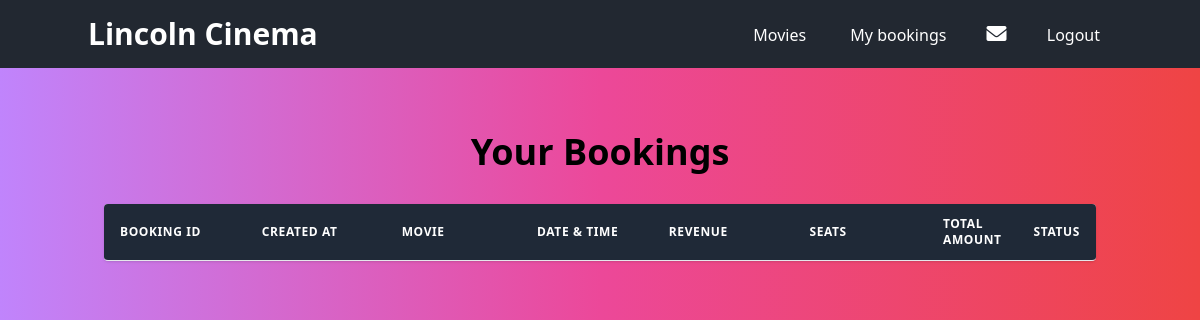
The app's page /bookings (signed in), older data.
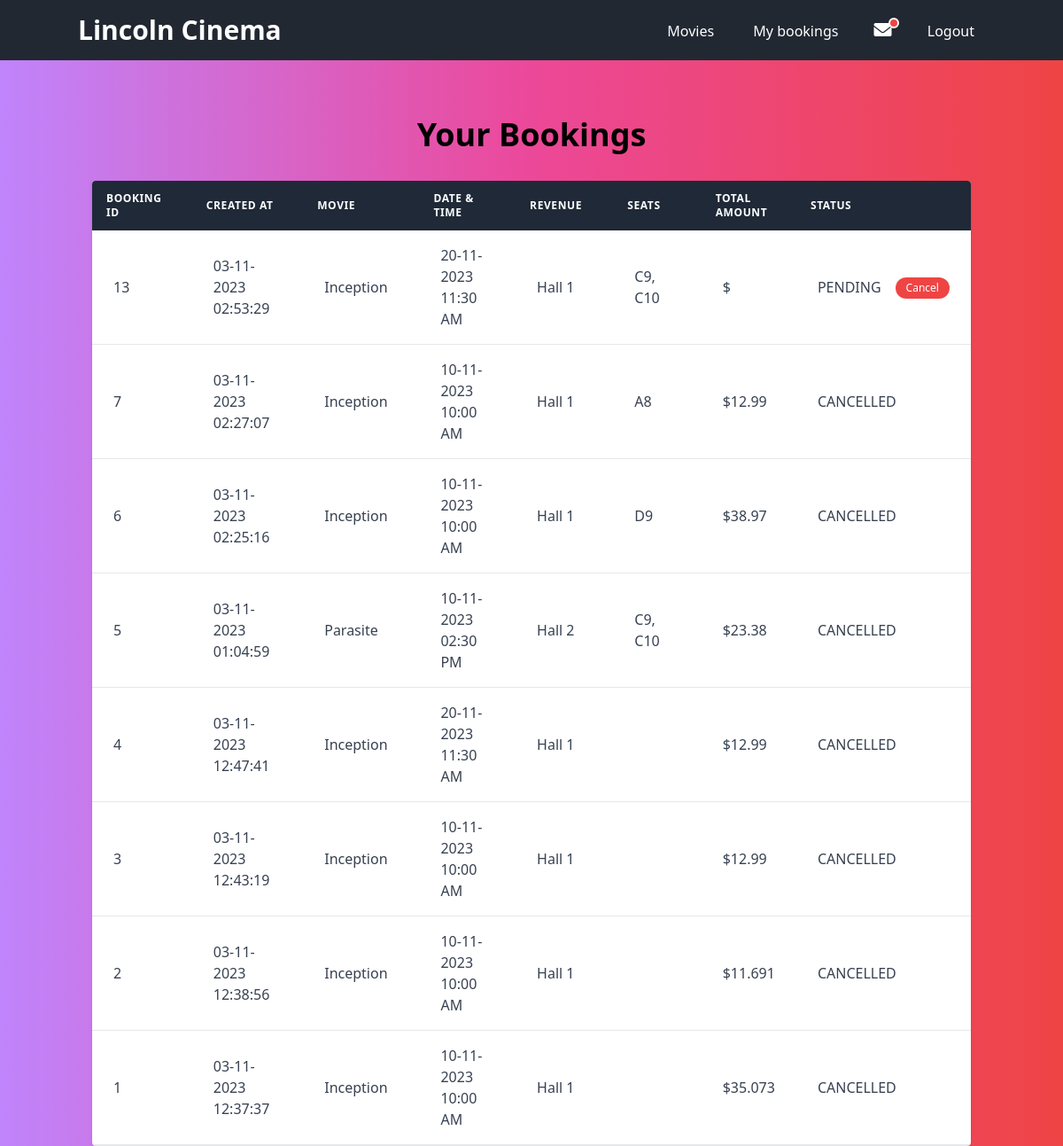
The same page, newer data.
### models/movieModel.py (models this page shows, shortened)
class Booking(db.Model):
    __tablename__ = 'bookings'
    id = db.Column(db.Integer, primary_key=True)
    userId = db.Column(db.Integer, db.ForeignKey("users.id"))
    user = relationship('User', back_populates='bookings')
    numberOfSeats = db.Column(db.Integer, nullable=False)
    createdOn = db.Column(db.DateTime, nullable=False)
    status = db.Column(db.Enum(BookingStatus), nullable=False)
    screeningId = db.Column(db.Integer, db.ForeignKey('screenings.id'))
    screening = relationship('Screening', back_populates='bookings')
    orderTotal = db.Column(db.Float, nullable=False)
    paymentId = db.Column(db.Integer, db.ForeignKey('payments.id'))
    payment = relationship('Payment', back_populates='booking', uselist=False)
    seats = relationship('CinemaHallSeat', backref='bookings')

class ScreeningValidationMixin:
    def isActiveScreening(self) -> bool:
        if self.status == ScreeningStatus.ACTIVE:
            return True
        return False

class Movie(db.Model, ScreeningValidationMixin):
    __tablename__ = 'movies'
    id = db.Column(db.Integer, primary_key=True)
    title = db.Column(db.String, nullable=False)
    language = db.Column(db.String)
    genre = db.Column(db.String)
    releaseDate = db.Column(db.DateTime)
    durationMins = db.Column(db.Integer)
    country = db.Column(db.String)
    description = db.Column(db.String)
    status = db.Column(db.Enum(MovieStatus), nullable=False, default=MovieStatus.ACTIVE)
    screenings = relationship("Screening", backref="movies")

class BookingListFilterMixin:
    @staticmethod
    def filteredBooking(bookingList: ["Booking"]) -> ["Booking"]:
        filteredBookingList = []
        for booking in bookingList:
            if booking.status == BookingStatus.PENDING or booking.status == BookingStatus.CONFIRMED:
                filteredBookingList.append(booking)
        return filteredBookingList

class Screening(db.Model, ScreeningValidationMixin, BookingListFilterMixin):
    __tablename__ = 'screenings'
    id = db.Column(db.Integer, primary_key=True)
    screeningDate = db.Column(db.DateTime, nullable=False)
    startTime = db.Column(db.DateTime, nullable=False)
    endTime = db.Column(db.DateTime, nullable=False)
    hallId = db.Column(db.Integer, db.ForeignKey('cinemaHalls.id'))
    status = db.Column(db.Enum(ScreeningStatus), nullable=False, default=ScreeningStatus.ACTIVE)
    movieId = db.Column(db.Integer, db.ForeignKey('movies.id'))
    movie = relationship('Movie', back_populates='screenings')
    hall = relationship('CinemaHall', back_populates='screenings')
    bookings = relationship('Booking', back_populates='screening')

class CinemaHall(db.Model):
    __tablename__ = 'cinemaHalls'
    id = db.Column(db.Integer, primary_key=True)
    name = db.Column(db.String, nullable=False)
    totalSeats = db.Column(db.Integer, nullable=False)
    seats = relationship('CinemaHallSeat', back_populates='hall')
    screenings = relationship('Screening', back_populates='hall')

### models/paymentModel.py (models this page shows, shortened)
class Payment(db.Model):
    __tablename__ = 'payments'
    id = db.Column(db.Integer, primary_key=True)
    originalAmount = db.Column(db.Float, nullable=False)
    discountedAmount = db.Column(db.Float, nullable=False)
    createdOn = db.Column(db.DateTime, nullable=False)
    type = db.Column(db.String(50))
    couponId = db.Column(db.String, db.ForeignKey('coupons.id'))
    coupon = relationship('Coupon', backref='payments')
    booking = relationship('Booking', back_populates='payment', uselist=False)
    __mapper_args__ = {
        'polymorphic_on': type,
        'polymorphic_identity': 'payment'
    }

### routes/routes.py (the view)
@movie_bp.route('/bookings', methods=['GET'])
@login_required
def viewBookings():
    return MovieController.viewBookings(session['userId'])

### controllers/movieController.py (called while the page is built)
    @staticmethod
    def viewBookings(userId: int):
        user = User.getUserById(userId)
        if user.type == "customer":
            bookingList = user.getBookingList()
        if user.type == "staff":
            bookingList = Booking.getAllBookings()
        return render_template('bookings.html', bookingList=bookingList)

### models/movieModel.py (called while the page is built)
    @property
    def seatNumber(self):
        return f"{self.seatRow}{self.seatColumn}"

### models/userModel.py (called while the page is built)
    @staticmethod
    def getUserById(userId: int) -> Union["FrontDeskStaff", "Customer", "Admin", "User"]:
        return User.query.get(userId)

    def getBookingList(self) -> List[Booking]:
        return Booking.query.filter_by(userId=self.id).order_by(desc(Booking.createdOn)).all()

### routes/routes.py (called while the page is built)
def login_required(f):
    @wraps(f)
    def wrapper(*args, **kwargs):
        if 'userId' not in session:
            return redirect(url_for('auth.login', next=request.url))
        return f(*args, **kwargs)
    return wrapper

### templates/bookings.html (shortened to what this page needs)
{% extends 'base.html' %}
{% block content %}
<div class="container mx-auto px-4 pt-16">
    <h2 class="text-4xl font-bold mb-8 text-center">Your Bookings</h2>
    <div class="shadow overflow-hidden rounded border-b border-gray-200">
        <table class="min-w-full bg-white">
            <thead class="bg-gray-800 text-white">
                <tr>
                    <th class="w-1/6 py-3 px-4 text-left text-xs font-semibold uppercase tracking-wider">
                        Booking ID
                    </th>
                    <th class="w-1/6 py-3 px-4 text-left text-xs font-semibold uppercase tracking-wider">
                        Created at
                    </th>
                    <th class="w-1/6 py-3 px-4 text-left text-xs font-semibold uppercase tracking-wider">
                        Movie
                    </th>
                    <th class="w-1/6 py-3 px-4 text-left text-xs font-semibold uppercase tracking-wider">
                        Date & Time
                    </th>
                    <th class="w-1/6 py-3 px-4 text-left text-xs font-semibold uppercase tracking-wider">
                        Revenue
                    </th>
                    <th class="w-1/6 py-3 px-4 text-left text-xs font-semibold uppercase tracking-wider">
                        Seats
                    </th>
                    <th class="w-1/6 py-3 px-4 text-left text-xs font-semibold uppercase tracking-wider">
                        Total Amount
                    </th>
                    <th class="w-1/6 py-3 px-4 text-left text-xs font-semibold uppercase tracking-wider">
                        Status
                    </th>
                </tr>
            </thead>
            <tbody class="text-gray-700">
                {% for booking in bookingList %}
                <tr class="hover:bg-gray-100" data-screening-date="{{ booking.screening.startTime.strftime('%Y-%m-%d') }}">
                    <td class="py-4 px-6 border-b border-gray-200 items-center">{{ booking.id }}</td>
                    <td class="py-4 px-6 border-b border-gray-200 items-center">{{ booking.createdOn.strftime('%d-%m-%Y %I:%M:%S') }}</td>
                    <td class="py-4 px-6 border-b border-gray-200 items-center">{{ booking.screening.movie.title }}</td>
                    <td class="py-4 px-6 border-b border-gray-200 items-center"><span class="block">{{ booking.screening.screeningDate.strftime('%d-%m-%Y') }}</span><span class="block">{{ booking.screening.startTime.strftime('%I:%M %p') }}</span></td>
                    <td class="py-4 px-6 border-b border-gray-200 items-center">{{ booking.screening.hall.name }}</td>
                    <td class="py-4 px-6 border-b border-gray-200 items-center">{{ booking.seats|map(attribute='seatNumber')|join(", ") }}</td>
                    <td class="py-4 px-6 border-b border-gray-200 items-center">${{ booking.payment.discountedAmount }}</td>
                    <td class="py-4 px-6 border-b border-gray-200 items-center">
                        <div class="inline-flex items-center w-full">
                        {{ booking.status.name }}
                        {% if booking.status.name != 'CANCELLED' %}
                        <form id="cancelForm" action="{{ url_for('movies.cancelBooking', bookingId=booking.id) }}" method="post" class="ml-4">
                            <button data-cancel-button class="text-white bg-red-500 hover:bg-red-600 py-1 px-3 text-xs rounded-full">Cancel</button>
                        </form>
                        {% endif %}
                        </div>
                    </td>
                </tr>
                {% endfor %}
            </tbody>
        </table>
    </div>
</div>
{% endblock %}

### templates/base.html (shortened to what this page needs)
<!DOCTYPE html>
<html lang="en">
<head>
    <link rel="stylesheet" href="https://cdnjs.cloudflare.com/ajax/libs/font-awesome/6.0.0-beta3/css/all.min.css">
    <link href="/static/output.css" rel="stylesheet">
</head>
<body class="bg-gradient-to-r from-purple-400 via-pink-500 to-red-500 h-screen">
  <nav class="bg-primary p-4 text-white font-poppins">
    <div class="container mx-auto">
        <div class="flex justify-between items-center">
            <a href="/" class="text-3xl font-bold">Lincoln Cinema</a>
            <div class="space-x-4">
                <a href="{{ url_for('movies.showMovies')}}" class="hover:bg-gray-600 hover:bg-opacity-50 px-3 py-2 rounded transition">Movies</a>
                {% if session['userId'] %}
                    {% if session['userType'] == 'customer' %}
                        <a href="{{ url_for('movies.viewBookings')}}" class="hover:bg-gray-600 hover:bg-opacity-50 px-3 py-2 rounded transition">My bookings</a>
                        <div class="relative inline-block mr-3" id="notification-icon">
                            <i class="fas fa-envelope text-xl cursor-pointer px-2"></i>
                        </div>
                    {% elif session['userType'] == 'staff' %}
                        <a href="{{ url_for('movies.viewBookings') }}" class="hover:bg-gray-600 hover:bg-opacity-50 px-3 py-2 rounded transition">All bookings</a>
                    {% elif session['userType'] == 'admin' %}
                        <a href="{{ url_for('movies.addMovie') }}" class="hover:bg-gray-600 hover:bg-opacity-50 px-3 py-2 rounded transition">Add a movie</a>
                        <a href="{{ url_for('movies.cancelMovie') }}" class="hover:bg-gray-600 hover:bg-opacity-50 px-3 py-2 rounded transition">Cancel a movie</a>
                    {% endif %}
                    <a href="{{ url_for('auth.logout') }}" class="hover:bg-gray-600 hover:bg-opacity-50 px-3 py-2 rounded transition">Logout</a>
                {% else %}
                    <a href="{{ url_for('auth.login') }}" class="hover:bg-gray-600 hover:bg-opacity-50 px-3 py-2 rounded transition">Login</a>
                    <a href="{{ url_for('auth.signup') }}" class="hover:bg-gray-600 hover:bg-opacity-50 px-3 py-2 rounded transition">Sign up</a>
                {% endif %}
            </div>
        </div>
    </div>
</nav>
  {% block content %}{% endblock %}
</body>
</html>

Row changes from the older to the newer data that the page shows:
added Booking: id "13", createdOn "03-11-2023 02:53:29", screening.movie "Inception", screening.screeningDate "20-11-2023", screening.startTime "11:30 AM", screening.hall.name "Hall 1", seats|map "C9, C10", status.name "PENDING"
added Booking: id "7", createdOn "03-11-2023 02:27:07", screening.movie "Inception", screening.screeningDate "10-11-2023", screening.startTime "10:00 AM", screening.hall.name "Hall 1", seats|map "A8", payment.discountedAmount "12.99", status.name "CANCELLED"
added Booking: id "6", createdOn "03-11-2023 02:25:16", screening.movie "Inception", screening.screeningDate "10-11-2023", screening.startTime "10:00 AM", screening.hall.name "Hall 1", seats|map "D9", payment.discountedAmount "38.97", status.name "CANCELLED"
added Booking: id "5", createdOn "03-11-2023 01:04:59", screening.movie "Parasite", screening.screeningDate "10-11-2023", screening.startTime "02:30 PM", screening.hall.name "Hall 2", seats|map "C9, C10", payment.discountedAmount "23.38", status.name "CANCELLED"
added Booking: id "4", createdOn "03-11-2023 12:47:41", screening.movie "Inception", screening.screeningDate "20-11-2023", screening.startTime "11:30 AM", screening.hall.name "Hall 1", payment.discountedAmount "12.99", status.name "CANCELLED"
added Booking: id "3", createdOn "03-11-2023 12:43:19", screening.movie "Inception", screening.screeningDate "10-11-2023", screening.startTime "10:00 AM", screening.hall.name "Hall 1", payment.discountedAmount "12.99", status.name "CANCELLED"
added Booking: id "2", createdOn "03-11-2023 12:38:56", screening.movie "Inception", screening.screeningDate "10-11-2023", screening.startTime "10:00 AM", screening.hall.name "Hall 1", payment.discountedAmount "11.691", status.name "CANCELLED"
added Booking: id "1", createdOn "03-11-2023 12:37:37", screening.movie "Inception", screening.screeningDate "10-11-2023", screening.startTime "10:00 AM", screening.hall.name "Hall 1", payment.discountedAmount "35.073", status.name "CANCELLED"
